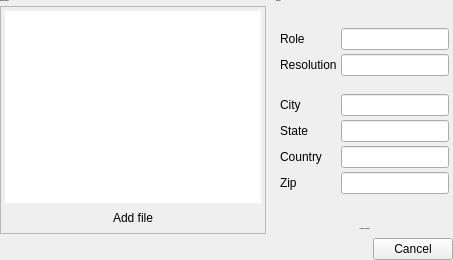
        <widget class="QWidget" name="sign">
         <layout class="QGridLayout" name="signLayout">
          <property name="leftMargin">
           <number>0</number>
          </property>
          <property name="topMargin">
           <number>0</number>
          </property>
          <property name="rightMargin">
           <number>0</number>
          </property>
          <property name="bottomMargin">
           <number>0</number>
          </property>
          <property name="horizontalSpacing">
           <number>10</number>
          </property>
          <property name="verticalSpacing">
           <number>4</number>
          </property>
          <item row="0" column="0">
           <widget class="QLabel" name="signContentLabel">
            <property name="font">
             <font>
              <family>Arial, Liberation Sans</family>
              <pointsize>-1</pointsize>
              <weight>75</weight>
              <italic>false</italic>
              <bold>true</bold>
             </font>
            </property>
            <property name="text">
             <string>Container content:</string>
            </property>
           </widget>
          </item>
          <item row="0" column="1">
           <widget class="QLabel" name="signSignerLabel">
            <property name="font">
             <font>
              <family>Arial, Liberation Sans</family>
              <pointsize>-1</pointsize>
              <weight>75</weight>
              <italic>false</italic>
              <bold>true</bold>
             </font>
            </property>
            <property name="text">
             <string>Signature</string>
            </property>
           </widget>
          </item>
          <item row="1" column="0">
           <widget class="QFrame" name="signContentFrame">
            <property name="frameShape">
             <enum>QFrame::StyledPanel</enum>
            </property>
            <property name="frameShadow">
             <enum>QFrame::Raised</enum>
            </property>
            <layout class="QVBoxLayout" name="signContentFrameLayoue">
             <property name="spacing">
              <number>4</number>
             </property>
             <property name="leftMargin">
              <number>4</number>
             </property>
             <property name="topMargin">
              <number>4</number>
             </property>
             <property name="rightMargin">
              <number>4</number>
             </property>
             <property name="bottomMargin">
              <number>4</number>
             </property>
             <item>
              <widget class="TreeWidget" name="signContentView">
               <property name="frameShape">
                <enum>QFrame::NoFrame</enum>
               </property>
               <property name="horizontalScrollBarPolicy">
                <enum>Qt::ScrollBarAlwaysOff</enum>
               </property>
               <property name="tabKeyNavigation">
                <bool>true</bool>
               </property>
               <property name="dragEnabled">
                <bool>true</bool>
               </property>
               <property name="alternatingRowColors">
                <bool>true</bool>
               </property>
               <property name="textElideMode">
                <enum>Qt::ElideMiddle</enum>
               </property>
               <property name="rootIsDecorated">
                <bool>false</bool>
               </property>
               <property name="headerHidden">
                <bool>true</bool>
               </property>
              </widget>
             </item>
             <item>
              <widget class="QPushButton" name="signAddFile">
               <property name="text">
                <string>Add file</string>
               </property>
               <property name="flat">
                <bool>true</bool>
               </property>
               <attribute name="buttonGroup">
                <string notr="true">buttonGroup</string>
               </attribute>
              </widget>
             </item>
            </layout>
           </widget>
          </item>
          <item row="1" column="1">
           <widget class="QFrame" name="signSignerRole">
            <layout class="QFormLayout" name="signSignerRoleLayout">
             <property name="fieldGrowthPolicy">
              <enum>QFormLayout::ExpandingFieldsGrow</enum>
             </property>
             <property name="horizontalSpacing">
              <number>4</number>
             </property>
             <property name="verticalSpacing">
              <number>4</number>
             </property>
             <property name="leftMargin">
              <number>4</number>
             </property>
             <property name="topMargin">
              <number>4</number>
             </property>
             <property name="rightMargin">
              <number>4</number>
             </property>
             <property name="bottomMargin">
              <number>4</number>
             </property>
             <item row="0" column="0" colspan="2">
              <widget class="QLabel" name="signSigner">
               <property name="styleSheet">
                <string notr="true">font-weight: bold;</string>
               </property>
              </widget>
             </item>
             <item row="1" column="0">
              <widget class="QLabel" name="signRoleLabel">
               <property name="text">
                <string>Role</string>
               </property>
               <property name="buddy">
                <cstring>signRoleInput</cstring>
               </property>
              </widget>
             </item>
             <item row="1" column="1">
              <widget class="QLineEdit" name="signRoleInput"/>
             </item>
             <item row="2" column="0">
              <widget class="QLabel" name="signResolutionLabel">
               <property name="text">
                <string>Resolution</string>
               </property>
               <property name="buddy">
                <cstring>signResolutionInput</cstring>
               </property>
              </widget>
             </item>
             <item row="2" column="1">
              <widget class="QLineEdit" name="signResolutionInput"/>
             </item>
             <item row="3" column="1">
              <spacer name="locationSpacer">
               <property name="orientation">
                <enum>Qt::Vertical</enum>
               </property>
               <property name="sizeType">
                <enum>QSizePolicy::Fixed</enum>
               </property>
               <property name="sizeHint" stdset="0">
                <size>
                 <width>20</width>
                 <height>10</height>
                </size>
               </property>
              </spacer>
             </item>
             <item row="4" column="0">
              <widget class="QLabel" name="signCityLabel">
               <property name="text">
                <string>City</string>
               </property>
               <property name="buddy">
                <cstring>signCityInput</cstring>
               </property>
              </widget>
             </item>
             <item row="4" column="1">
              <widget class="QLineEdit" name="signCityInput"/>
             </item>
             <item row="5" column="0">
              <widget class="QLabel" name="signStateLabel">
               <property name="text">
                <string>State</string>
               </property>
               <property name="buddy">
                <cstring>signStateInput</cstring>
               </property>
              </widget>
             </item>
             <item row="5" column="1">
              <widget class="QLineEdit" name="signStateInput"/>
             </item>
             <item row="6" column="0">
              <widget class="QLabel" name="signCountryLabel">
               <property name="text">
                <string>Country</string>
               </property>
               <property name="buddy">
                <cstring>signCountryInput</cstring>
               </property>
              </widget>
             </item>
             <item row="6" column="1">
              <widget class="QLineEdit" name="signCountryInput"/>
             </item>
             <item row="7" column="0">
              <widget class="QLabel" name="signZipLabel">
               <property name="text">
                <string>Zip</string>
               </property>
               <property name="buddy">
                <cstring>signZipInput</cstring>
               </property>
              </widget>
             </item>
             <item row="7" column="1">
              <widget class="QLineEdit" name="signZipInput"/>
             </item>
             <item row="8" column="1">
              <spacer name="signSignerSpacer">
               <property name="orientation">
                <enum>Qt::Vertical</enum>
               </property>
               <property name="sizeHint" stdset="0">
                <size>
                 <width>0</width>
                 <height>0</height>
                </size>
               </property>
              </spacer>
             </item>
             <item row="9" column="0" colspan="2">
              <widget class="QLabel" name="signInfo">
               <property name="font">
                <font>
                 <family>Arial, Liberation Sans</family>
                 <pointsize>-1</pointsize>
                 <weight>75</weight>
                 <italic>false</italic>
                 <bold>true</bold>
                </font>
               </property>
               <property name="text">
                <string>All fields are optional</string>
               </property>
               <property name="alignment">
                <set>Qt::AlignCenter</set>
               </property>
              </widget>
             </item>
            </layout>
           </widget>
          </item>
          <item row="2" column="0" colspan="2">
           <widget class="QDialogButtonBox" name="signButtons">
            <property name="standardButtons">
             <set>QDialogButtonBox::Cancel</set>
            </property>
           </widget>
          </item>
         </layout>
        </widget>
